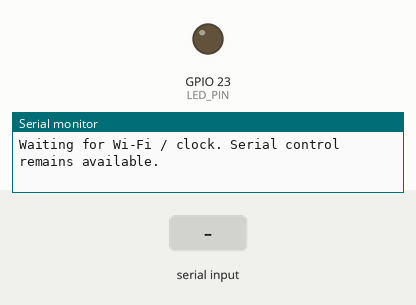
Simulated run of this sketch. Board: ESP32. Shown: output pins drawn as LEDs (lit = HIGH), the last lines printed to the serial monitor. Dashed ring = blinking. The test bench sets the inputs (shaded band). WiFi joins after 1.5 s; servers stay silent unless stated; uploads are accepted with an empty reply; the local clock reads 2024-03-15 10:24:30 at power-on unless the sketch sets it.

Above: at 1.2 s.
1.3 s: "BLINK\n" received over Serial
At 1.55 s:
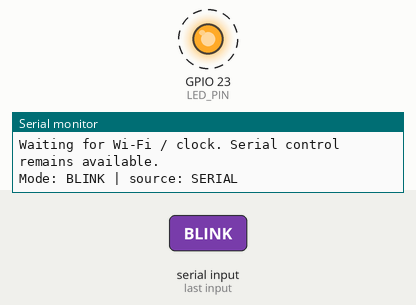
4.3 s: "ON\n" received over Serial
At 4.7 s:
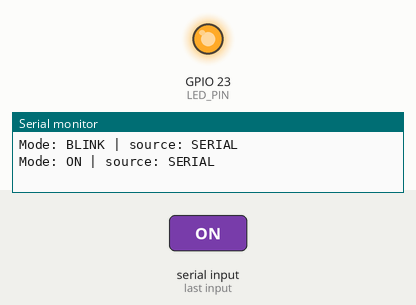
5.8 s: "OFF\n" received over Serial
At 7.1 s:
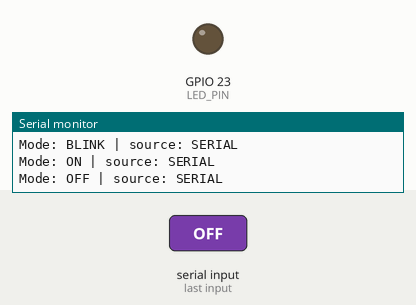
Timing chart, 0 to 8.8 s (numbered marks = the images above; inputs shaded):
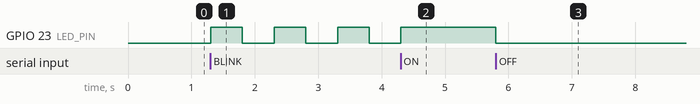

The sketch:

05_render_dashboard.ino
```cpp
#include <WiFi.h>
#include <WiFiClientSecure.h>
#include <HTTPClient.h>
#include <ArduinoJson.h>
#include <time.h>
#include "secrets.h"
#include "server_roots.h"

const int LED_PIN=23;
SemaphoreHandle_t guard;
String mode="OFF", source="BOOT", ack="", outcome="";
bool led=false;
unsigned long serialRevision=0, lastBlink=0;
String input;

// Caller holds guard. Hardware is controlled only by these protected operations.
void applyMode(String next, String origin) {
  mode=next; source=origin; led=(next!="OFF");
  digitalWrite(LED_PIN,led?HIGH:LOW); lastBlink=millis();
  Serial.println("Mode: "+mode+" | source: "+source);
}

void networkTask(void*) {
  WiFi.mode(WIFI_STA); WiFi.setAutoReconnect(true);
  WiFi.begin(WIFI_SSID,WIFI_PASSWORD);
  configTime(0,0,"pool.ntp.org","time.google.com");
  for (;;) {
    if (WiFi.status()!=WL_CONNECTED || time(nullptr)<1700000000) {
      Serial.println("Waiting for Wi-Fi / clock. Serial control remains available.");
      vTaskDelay(pdMS_TO_TICKS(5000)); continue;
    }
    JsonDocument report;
    xSemaphoreTake(guard,portMAX_DELAY);
    unsigned long revision=serialRevision;
    report["mode"]=mode; report["source"]=source; report["led"]=led;
    report["ack"]=ack; report["outcome"]=outcome;
    xSemaphoreGive(guard);
    report["uptime"]=millis()/1000UL; report["rssi"]=WiFi.RSSI();
    String body; serializeJson(report,body);
    WiFiClientSecure client; client.setCACert(SERVER_ROOTS); client.setHandshakeTimeout(10);
    HTTPClient http;
    http.setConnectTimeout(10000); http.setTimeout(10000);
    int code=-1;
    if(http.begin(client,String(SERVER_URL)+"/api/device/sync")) {
      http.addHeader("Content-Type","application/json");
      http.addHeader("Authorization",String("Bearer ")+DEVICE_KEY);
      code=http.POST(body);
      if(code==200) {
        JsonDocument response;
        if(!deserializeJson(response,http.getString()) && response["command"].is<JsonObject>()) {
          String id=response["command"]["id"] | "";
          String next=response["command"]["mode"] | "";
          long expires=response["command"]["expires"] | 0L;
          xSemaphoreTake(guard,portMAX_DELAY);
          if(id.length() && id!=ack && (next=="ON"||next=="OFF"||next=="BLINK")) {
            ack=id;
            if(revision!=serialRevision || time(nullptr)>expires) outcome="superseded";
            else { applyMode(next,"WEB"); outcome="applied"; }
          }
          xSemaphoreGive(guard);
        }
      } else Serial.printf("Render sync HTTP %d. Check key/network if persistent.\n",code);
      http.end();
    }
    vTaskDelay(pdMS_TO_TICKS(code==200?2000:10000));
  }
}

void setup() {
  Serial.begin(115200); pinMode(LED_PIN,OUTPUT); digitalWrite(LED_PIN,LOW);
  guard=xSemaphoreCreateMutex();
  if(!guard) { Serial.println("Mutex allocation failed"); while(true) delay(1000); }
  Serial.println("Send ON, OFF, BLINK or STATUS with Newline. GPIO23 LED.");
  if(xTaskCreate(networkTask,"render-sync",16384,nullptr,1,nullptr)!=pdPASS)
    Serial.println("Network task failed; serial control only.");
}
void loop() {
  while(Serial.available()) {
    char c=Serial.read();
    if(c=='\n'||c=='\r') {
      input.trim(); input.toUpperCase();
      if(input.length()) {
        xSemaphoreTake(guard,portMAX_DELAY);
        if(input=="ON"||input=="OFF"||input=="BLINK") { serialRevision++; applyMode(input,"SERIAL"); }
        else if(input=="STATUS") Serial.println("Mode: "+mode+" | source: "+source);
        else Serial.println("Use ON, OFF, BLINK or STATUS.");
        xSemaphoreGive(guard); input="";
      }
    } else if(input.length()<32) input+=c;
  }
  xSemaphoreTake(guard,portMAX_DELAY);
  if(mode=="BLINK" && millis()-lastBlink>=500) {
    led=!led; digitalWrite(LED_PIN,led?HIGH:LOW); lastBlink=millis();
  }
  xSemaphoreGive(guard); delay(2);
}
```

secrets.example.h
```cpp
#pragma once
const char* WIFI_SSID = "YOUR_WIFI_NAME";
const char* WIFI_PASSWORD = "YOUR_WIFI_PASSWORD";
const char* SERVER_URL = "https://esp32-with-telegram.onrender.com";
const char* DEVICE_KEY = "COPY_DEVICE_KEY_FROM_RENDER";
```

Source omitted: server_roots.h (30097 bytes)

Measured:
- after the input at 1.3 s, GPIO 23 (LED_PIN): alternates HIGH for 0.50 s and LOW for 0.50 s, starting at once
- after the input at 4.3 s, GPIO 23 (LED_PIN): goes on until 4.3 s, then stays HIGH
- after the input at 5.8 s, GPIO 23 (LED_PIN): HIGH → LOW at once
